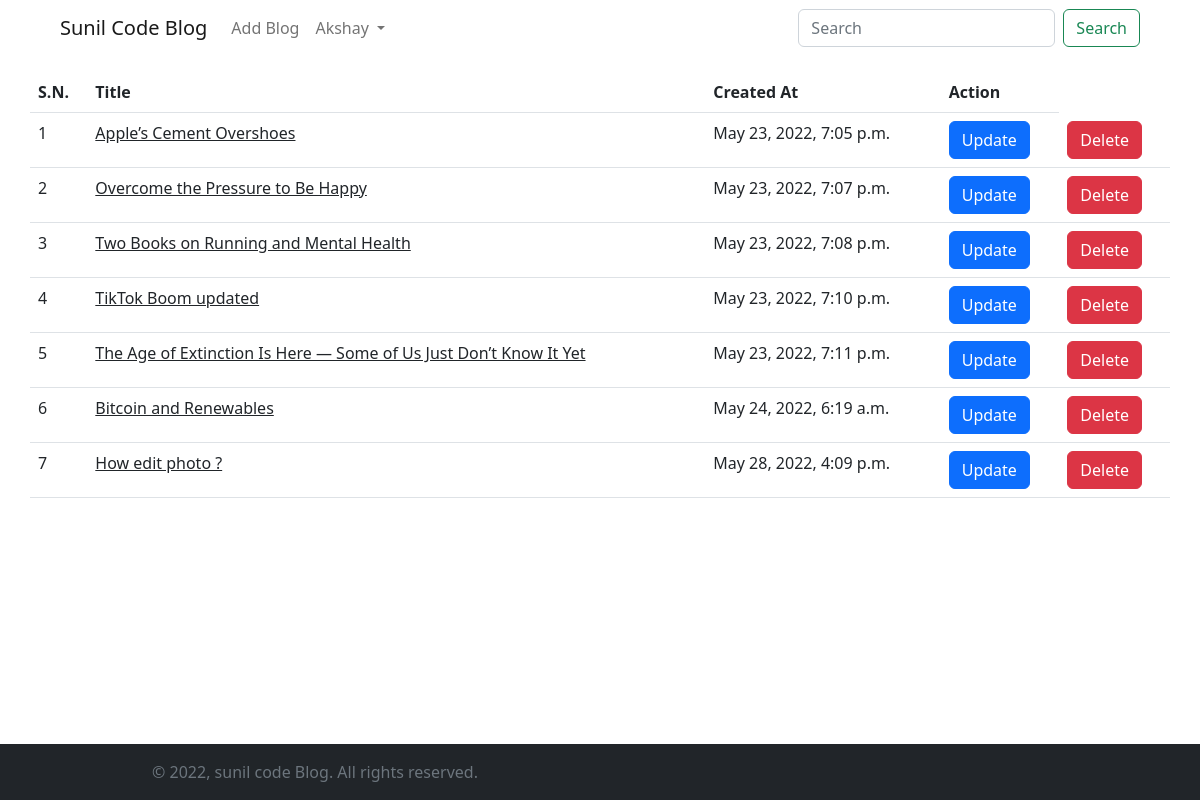
Page /see-blogs (signed in) on the earlier database version.
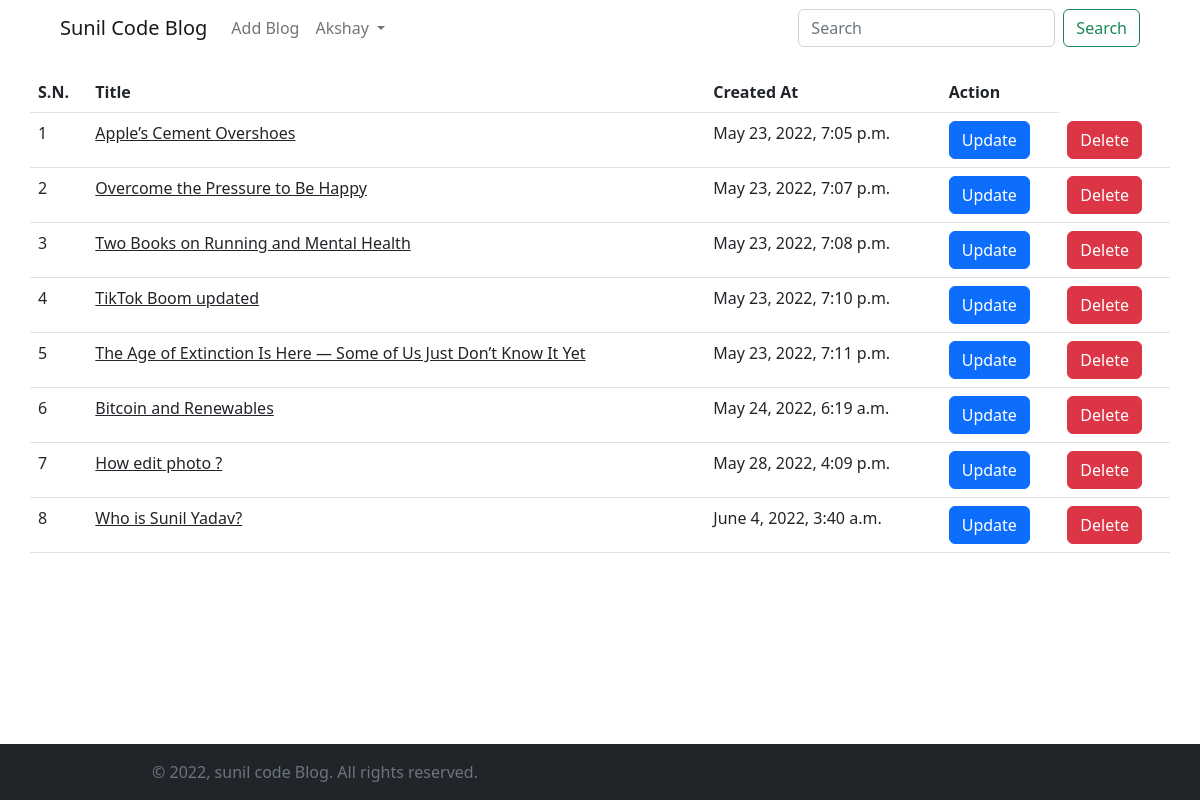
Same page on the later database version.
### miniBlog/models.py (models this page shows, shortened)
class BlogModel(models.Model):
    title=models.CharField(max_length=1000)
    content=FroalaField()
    slug=models.SlugField(max_length=1000, null=True,  blank=True)
    image=models.ImageField(upload_to='blog')
    user=models.ForeignKey(User, null=True, blank=True ,on_delete=models.CASCADE)
    created_at=models.DateTimeField(auto_now_add=True)
    upload_to=models.DateTimeField(auto_now=True)
    likes=models.ManyToManyField(User,blank=True, related_name='post_like')

### miniBlog/views.py (the view)
# urls.py: path('see-blogs',seeBlogs,name='seeblogs'),
def seeBlogs(request):
    if request.user.is_authenticated:
        context = {}
        try:
            blog_objs = BlogModel.objects.filter(user=request.user)
            context['blog_objs'] = blog_objs
        except Exception as e:
            print(e)
        return render(request, 'blog/see_blogs.html', context)
    else:
        messages.error(request, "Please Login!")
        return redirect(home)

### templates/blog/see_blogs.html
{% extends './base.html' %}
{% block start %}
<section>
    <div class="container">
        <div class="row">
            <table class="table">
                <thead>
                  <tr>
                    <th scope="col">S.N.</th>
                    <th scope="col">Title</th>
                    <th scope="col">Created At</th>
                    <th scope="col">Action</th>
                  </tr>
                </thead>
                <tbody>
                    {% for blog in blog_objs %}
                  <tr>
                    <td>{{forloop.counter}}</td>
                    <td><a class="text-dark" href="{% url 'blog_detail' blog.slug %}">{{blog.title}}</a></td>
                    <td>{{blog.created_at}}</td>
                    <td><a href="{% url 'updateblog' blog.slug %}" class="btn btn-primary">Update</a></td>
                    <td><a href="{% url 'deleteblog' blog.slug %}" class="btn btn-danger">Delete</a></td>
                  </tr>
                  {% endfor %}
                </tbody>
              </table>
        </div>
    </div>
</section>
{% endblock  %}

### templates/blog/base.html (shortened to what this page needs)
{% load static %}
<!DOCTYPE html>
<html lang="en">
<head>
  <link href='https://unpkg.com/boxicons@2.1.2/css/boxicons.min.css' rel='stylesheet'>
  <link rel="stylesheet" href="{% static 'css/style.css' %}">
  <link rel="stylesheet" href="https://cdn.jsdelivr.net/npm/bootstrap@5.2.0-beta1/dist/css/bootstrap.min.css">
</head>
<body>
  <header class="pb-5 mb-4">
    <nav class="navbar navbar-expand-lg bg-white fixed-top  px-1 px-sm-5 " id="navigation">
      <div class="container-fluid">
        <a class="navbar-brand" href="/">Sunil Code Blog</a>
        <div class="collapse navbar-collapse" id="navbarSupportedContent">
          <ul class="navbar-nav me-auto mb-2 mb-lg-0">
            {% if request.user.is_authenticated %}
            <li class="nav-item">
              <a class="nav-link" href="{% url 'addblog' %}">Add Blog</a>
            </li>
            {% endif %}
            {% if request.user.is_authenticated %}
            <li class="nav-item dropdown">
              <a class="nav-link dropdown-toggle" href="#" id="navbarDropdown" role="button" data-bs-toggle="dropdown"
                aria-expanded="false">
                {{request.user.first_name | capfirst}}
              </a>
                {% endif %}
            </li>
          </ul>
          <form class="d-flex" role="search" method="get" action="{% url 'search' %}">
            <input class="form-control me-2" type="search" placeholder="Search" aria-label="Search" name="query">
            <button class="btn btn-outline-success" type="submit">Search</button>
          </form>
        </div>
      </div>
    </nav>
  </header>
    {% block start %}
  {% endblock %}
  <footer class="fixed-bottom  d-print-none bg-dark mb-0">
    <div class="py-3 font-weight-light bg-gray-800 text-secondary">
      <div class="container">
        <div class="row align-items-center">
          <div class="col-md-6 text-center text-md-left">
            <p class="text-sm mb-md-0">&copy; <span id="year"></span>, sunil code Blog. All rights reserved.</p>
          </div>
        </div>
      </div>
    </div>
  </footer>
</body>
</html>

### static/css/style.css (style rules this page uses)
body { scroll-behavior: smooth; }

Differences in the rows shown:
added BlogModel: title "Who is Sunil Yadav?", created_at "June 4, 2022, 3:40 a.m."
